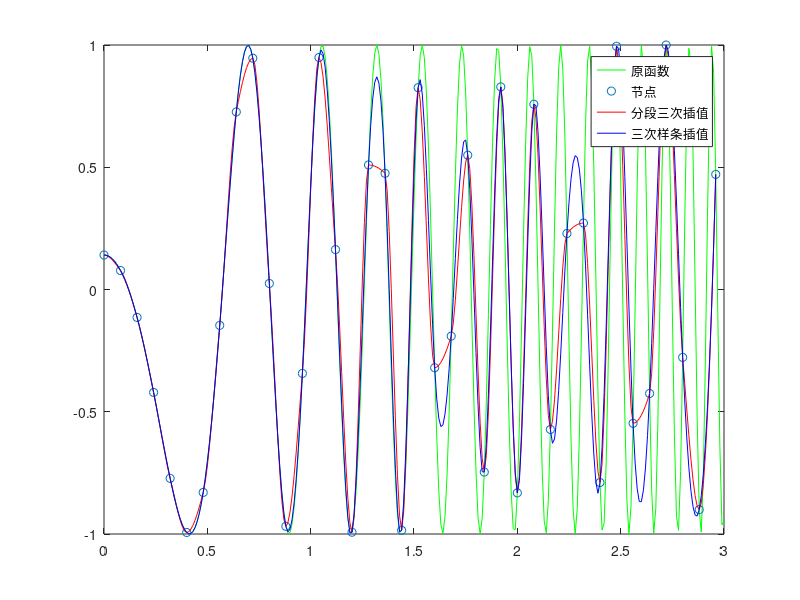

MATLAB code for this plot:
clc;
clear;
%绘制原函数
x=0:0.01:3;
y=sin(10*x.^2+3);
plot(x,y,'g');
hold on;
%设置插值节点
xi=0:0.08:3;
yi=sin(10*xi.^2+3);
plot(xi,yi,'o');
hold on;
%分段三次插值
y_cubic=interp1(xi,yi,x,'cubic');
plot(x,y_cubic,'r');
hold on;
%三次样条插值
y_spline=interp1(xi,yi,x,"spline");
plot(x,y_spline,'b');
hold on;
legend('原函数','节点','分段三次插值','三次样条插值');